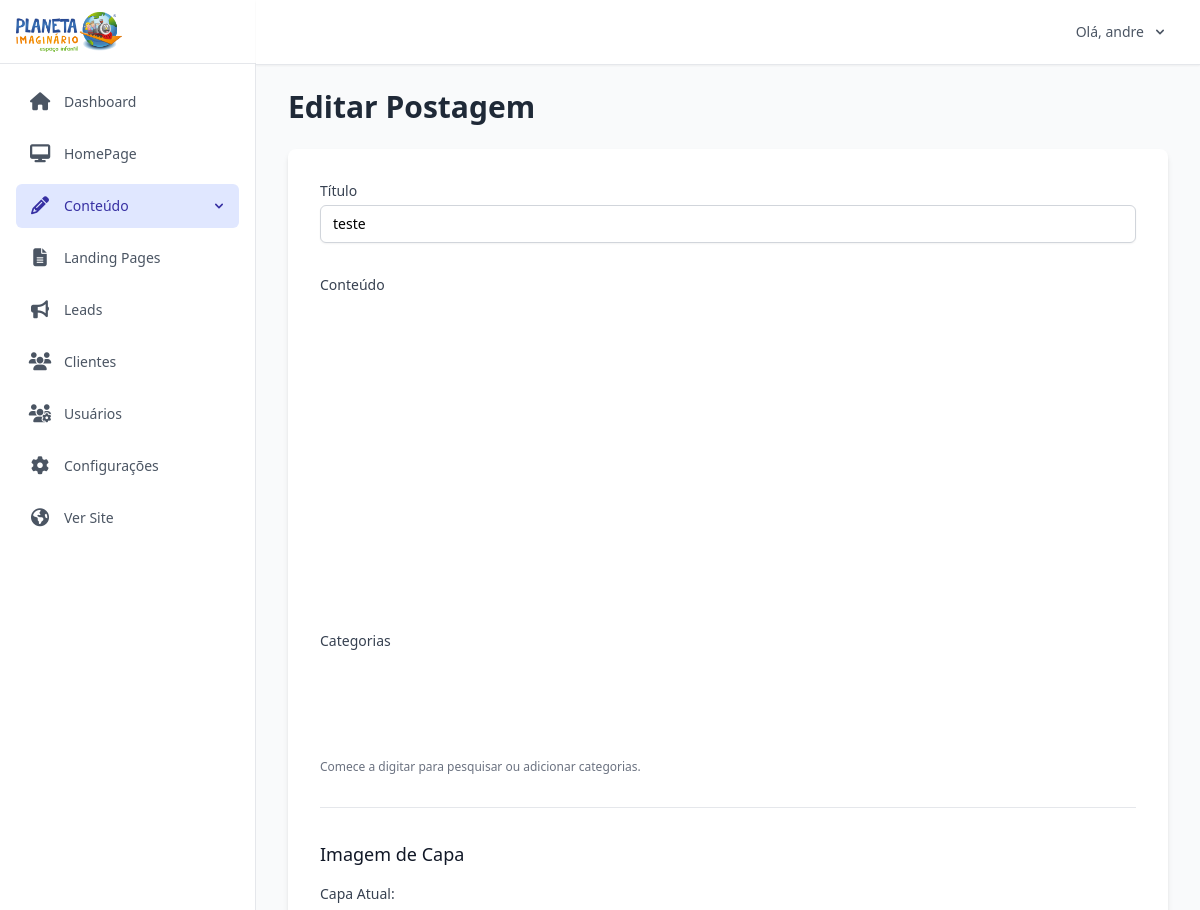
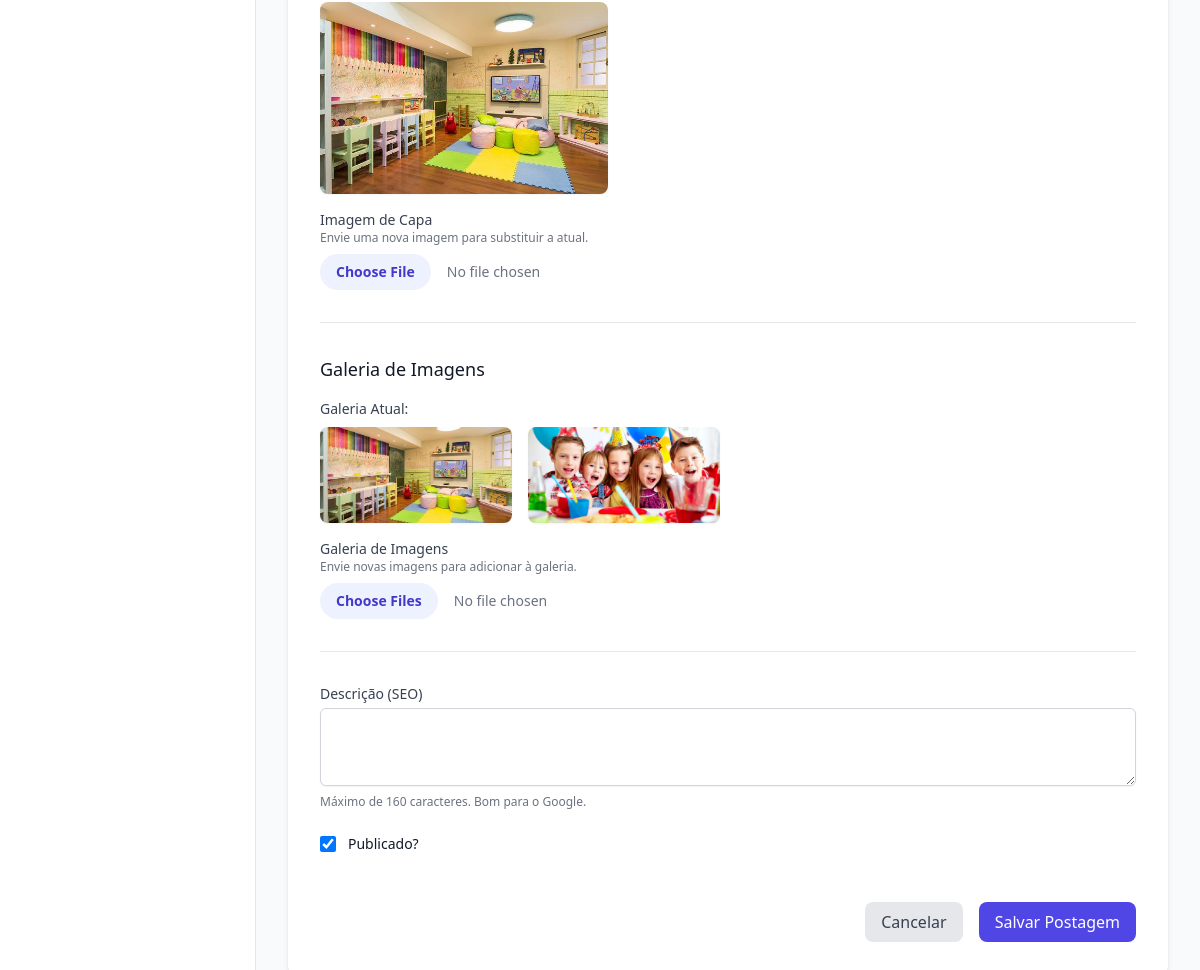
Page /dashboard/posts/edit/1 (signed in) on the committed database (2 pictures, top to bottom).
### app/models.py (models this page shows, shortened)
class User(UserMixin, db.Model):
    id = db.Column(db.Integer, primary_key=True)
    username = db.Column(db.String(64), index=True, unique=True, nullable=False)
    email = db.Column(db.String(120), index=True, unique=True, nullable=False)
    password_hash = db.Column(db.String(256))
    role = db.Column(db.String(20), nullable=False, default='colaborador')
    is_approved = db.Column(db.Boolean, nullable=False, default=False, server_default='f')
    date_of_birth = db.Column(db.Date, nullable=True)
    created_at = db.Column(db.DateTime, default=datetime.utcnow)
    updated_at = db.Column(db.DateTime, default=datetime.utcnow, onupdate=datetime.utcnow)

class Post(db.Model):
    id = db.Column(db.Integer, primary_key=True)
    title = db.Column(db.String(150), nullable=False)
    slug = db.Column(db.String(150), unique=True, nullable=False)
    content = db.Column(db.Text, nullable=False)
    cover_image = db.Column(db.String(100), nullable=True, default='default.jpg') # Armazena o nome do arquivo da imagem
    user_id = db.Column(db.Integer, db.ForeignKey('user.id'))
    author = db.relationship('User', backref='posts')
    categories = db.relationship('Category', secondary=post_categories, lazy='subquery',
        backref=db.backref('posts', lazy=True))
    gallery_images = db.relationship('Image', backref='post', lazy=True, cascade="all, delete-orphan")
    meta_description = db.Column(db.String(160))
    is_published = db.Column(db.Boolean, default=False)
    created_at = db.Column(db.DateTime, default=datetime.utcnow)
    updated_at = db.Column(db.DateTime, default=datetime.utcnow, onupdate=datetime.utcnow)

class Image(db.Model):
    id = db.Column(db.Integer, primary_key=True)
    filename = db.Column(db.String(100), nullable=False)
    caption = db.Column(db.String(200), nullable=True) # Legenda opcional
    post_id = db.Column(db.Integer, db.ForeignKey('post.id'), nullable=False)
    created_at = db.Column(db.DateTime, default=datetime.utcnow)
    updated_at = db.Column(db.DateTime, default=datetime.utcnow, onupdate=datetime.utcnow)

### app/dashboard/routes.py (the view, shortened to what this page needs)
@bp.route('/posts/edit/<int:post_id>', methods=['GET', 'POST'])
@login_required
def edit_post(post_id):
    post = Post.query.get_or_404(post_id)
    form = PostForm(obj=post)
    return render_template('dashboard/manage_post.html', form=form, title='Editar Postagem', post=post)

### app/forms.py
class PostForm(FlaskForm):
    title = StringField('Título', validators=[DataRequired(), Length(min=5, max=150)])
    content = TextAreaField('Conteúdo', validators=[DataRequired()])
    categories = QuerySelectMultipleField(
        'Categorias',
        query_factory=get_categories,
        get_label='name',
    )
    meta_description = TextAreaField('Descrição (SEO)', validators=[Length(max=160)])
    is_published = BooleanField('Publicado?')
    cover_image = FileField(
        'Imagem de Capa',
        validators=[FileAllowed(['jpg', 'jpeg', 'png', 'webp'], 'Apenas imagens são permitidas!')]
    )
    gallery_images = MultipleFileField(
        'Galeria de Imagens',
        validators=[FileAllowed(['jpg', 'jpeg', 'png', 'webp'], 'Apenas imagens são permitidas!')]
    )
    submit = SubmitField('Salvar Postagem')

### app/dashboard/routes.py (called while the page is built)
@bp.app_context_processor
def inject_global_variables():
    try:
        published_landing_pages = LandingPage.query.filter_by(is_published=True).order_by(LandingPage.title).all()
        site_settings = Settings.query.first()
        active_popup = Popup.query.filter_by(is_active=True).first()
        return dict(
            nav_landing_pages=published_landing_pages,
            site_settings=site_settings,
            active_popup=active_popup  # ✅ INJETA O POPUP
        )
    except Exception as e:
        print(f"Erro ao injetar variáveis globais: {e}")
        return dict(nav_landing_pages=[], site_settings=None, active_popup=None)

### app/forms.py (called while the page is built)
def get_categories():
    return Category.query.all()

### app/main/routes.py (called while the page is built)
@bp.app_context_processor
def inject_global_variables():
    try:
        published_landing_pages = LandingPage.query.filter_by(is_published=True).order_by(LandingPage.title).all()
        site_settings = Settings.query.first()
        return dict(
            nav_landing_pages=published_landing_pages,
            site_settings=site_settings
        )
    except Exception as e:
        print(f"Erro ao injetar variáveis globais: {e}")
        return dict(
            nav_landing_pages=[],
            site_settings=None
        )

### app/templates/dashboard/manage_post.html (shortened to what this page needs)
{% extends "dashboard/dashboard_base.html" %}
{% block dashboard_content %}
<h1 class="text-3xl font-bold text-gray-800 mb-6">{{ title }}</h1>
<div class="bg-white p-8 rounded-lg shadow-md max-w-4xl mx-auto">
    <form method="POST" action="" enctype="multipart/form-data" id="post-form">
        <div class="space-y-8">
            <div>
                {{ form.title.label(class="block text-sm font-medium text-gray-700") }}
                {{ form.title(class="mt-1 block w-full px-3 py-2 border border-gray-300 rounded-md shadow-sm focus:outline-none focus:ring-indigo-500 focus:border-indigo-500 sm:text-sm") }}
            </div>
            <div>
                {{ form.content.label(class="block text-sm font-medium text-gray-700") }}
                <div id="quill-editor" class="mt-1" style="height: 300px;"></div>
            </div>
            <div>
                {{ form.categories.label(class="block text-sm font-medium text-gray-700 mb-2") }}
                {{ form.categories(id="select-categories", multiple="multiple", class="block w-full") }}
                <p class="mt-2 text-xs text-gray-500">Comece a digitar para pesquisar ou adicionar categorias.</p>
            </div>
            <div class="space-y-8">
                <div class="border-t pt-8">
                    <h3 class="text-lg font-medium text-gray-900 mb-4">Imagem de Capa</h3>
                    {% if post and post.cover_image and post.cover_image != 'default.jpg' %}
                    <div class="mb-4">
                        <p class="block text-sm font-medium text-gray-700">Capa Atual:</p>
                        <img src="{{ url_for('static', filename='uploads/' + post.cover_image) }}" alt="Imagem de capa atual" class="mt-2 rounded-lg max-h-48 shadow-sm">
                    </div>
                    {% endif %}
                    {{ form.cover_image.label(class="block text-sm font-medium text-gray-700") }}
                    <p class="text-xs text-gray-500 mb-2">Envie uma nova imagem para substituir a atual.</p>
                    {{ form.cover_image(class="mt-1 block w-full text-sm text-gray-500 file:mr-4 file:py-2 file:px-4 file:rounded-full file:border-0 file:text-sm file:font-semibold file:bg-indigo-50 file:text-indigo-700 hover:file:bg-indigo-100") }}
                </div>
                <div class="border-t pt-8">
                    <h3 class="text-lg font-medium text-gray-900 mb-4">Galeria de Imagens</h3>
                    {% if post and post.gallery_images %}
                    <div class="mb-4">
                        <p class="block text-sm font-medium text-gray-700 mb-2">Galeria Atual:</p>
                        <div class="grid grid-cols-2 sm:grid-cols-3 md:grid-cols-4 gap-4">
                            {% for image in post.gallery_images %}
                            <div class="relative group">
                                <img src="{{ url_for('static', filename='uploads/' + image.filename) }}" alt="{{ image.caption or 'Imagem da galeria' }}" class="rounded-lg shadow-sm w-full h-24 object-cover">
                            </div>
                            {% endfor %}
                        </div>
                    </div>
                    {% endif %}
                    {{ form.gallery_images.label(class="block text-sm font-medium text-gray-700") }}
                    <p class="text-xs text-gray-500 mb-2">Envie novas imagens para adicionar à galeria.</p>
                    {{ form.gallery_images(class="mt-1 block w-full text-sm text-gray-500 file:mr-4 file:py-2 file:px-4 file:rounded-full file:border-0 file:text-sm file:font-semibold file:bg-indigo-50 file:text-indigo-700 hover:file:bg-indigo-100") }}
                </div>
            </div>
            <div class="space-y-6 border-t pt-8">
                <div>
                    {{ form.meta_description.label(class="block text-sm font-medium text-gray-700") }}
                    {{ form.meta_description(class="mt-1 block w-full px-3 py-2 border border-gray-300 rounded-md shadow-sm focus:outline-none focus:ring-indigo-500 focus:border-indigo-500 sm:text-sm", rows=3) }}
                    <p class="mt-2 text-xs text-gray-500">Máximo de 160 caracteres. Bom para o Google.</p>
                </div>
                <div class="flex items-center">
                    {{ form.is_published(class="h-4 w-4 text-indigo-600 border-gray-300 rounded focus:ring-indigo-500") }}
                    {{ form.is_published.label(class="ml-3 block text-sm text-gray-900") }}
                </div>
            </div>
            <div class="flex justify-end space-x-4 pt-4">
                <a href="{{ url_for('dashboard.index') }}" class="bg-gray-200 text-gray-700 px-4 py-2 rounded-lg hover:bg-gray-300">
                    Cancelar
                </a>
                {{ form.submit(class="bg-indigo-600 text-white px-4 py-2 rounded-lg hover:bg-indigo-700 cursor-pointer") }}
            </div>
        </div>
    </form>
</div>
{% endblock %}

### app/templates/dashboard/dashboard_base.html (shortened to what this page needs)
{% extends "base.html" %}
{% block content %}
<div x-data="{ mobileMenuOpen: false, contentMenuOpen: false, userMenuOpen: false, deleteModalOpen: false, deleteUrl: '' }" class="min-h-screen bg-gray-50 md:flex">
    <div class="hidden md:flex md:flex-shrink-0">
        <div class="flex flex-col w-64">
            <div class="flex items-center h-16 flex-shrink-0 px-4 bg-white border-b border-gray-200">
                <img class="h-10 w-auto" src="{{ url_for('static', filename='images/logo-planeta.webp') }}" alt="Logo Planeta Imaginário">
            </div>
            <div class="flex-1 flex flex-col overflow-y-auto bg-white border-r border-gray-200">
                <nav class="flex-1 px-4 py-4 space-y-2">
                    <a href="{{ url_for('dashboard.index') }}" class="{% if request.endpoint == 'dashboard.index' %}bg-indigo-100 text-indigo-800{% else %}text-gray-600 hover:bg-gray-100{% endif %} group flex items-center px-3 py-2 text-sm font-medium rounded-md">
                        <i class="fas fa-home mr-3 text-lg w-6 text-center"></i> Dashboard
                    </a>
                    <a href="{{ url_for('dashboard.edit_homepage') }}" class="{% if 'edit_homepage' in request.endpoint %}bg-indigo-100 text-indigo-800{% else %}text-gray-600 hover:bg-gray-100{% endif %} group flex items-center px-3 py-2 text-sm font-medium rounded-md">
                        <i class="fas fa-desktop mr-3 text-lg w-6 text-center"></i> HomePage
                    </a>
                    <div @click.away="contentMenuOpen = false" class="relative">
                        <button @click="contentMenuOpen = !contentMenuOpen" class="w-full text-left {% if 'post' in request.endpoint or 'category' in request.endpoint or 'popup' in request.endpoint %}bg-indigo-100 text-indigo-800{% else %}text-gray-600 hover:bg-gray-100{% endif %} group flex items-center px-3 py-2 text-sm font-medium rounded-md">
                            <i class="fas fa-pencil-alt mr-3 text-lg w-6 text-center"></i>
                            <span class="flex-1">Conteúdo</span>
                            <svg class="w-4 h-4 ml-2 transform transition-transform" :class="{'rotate-180': contentMenuOpen}" fill="currentColor" viewBox="0 0 20 20"><path fill-rule="evenodd" d="M5.293 7.293a1 1 0 011.414 0L10 10.586l3.293-3.293a1 1 0 111.414 1.414l-4 4a1 1 0 01-1.414 0l-4-4a1 1 0 010-1.414z" clip-rule="evenodd"></path></svg>
                        </button>
                    </div>
                    <a href="{{ url_for('dashboard.list_landing_pages') }}" class="{% if 'landing' in request.endpoint %}bg-indigo-100 text-indigo-800{% else %}text-gray-600 hover:bg-gray-100{% endif %} group flex items-center px-3 py-2 text-sm font-medium rounded-md">
                        <i class="fas fa-file-alt mr-3 text-lg w-6 text-center"></i> Landing Pages
                    </a>
                    <a href="{{ url_for('dashboard.leads') }}" class="{% if 'leads' in request.endpoint %}bg-indigo-100 text-indigo-800{% else %}text-gray-600 hover:bg-gray-100{% endif %} group flex items-center px-3 py-2 text-sm font-medium rounded-md">
                        <i class="fas fa-bullhorn mr-3 text-lg w-6 text-center"></i> Leads
                    </a>
                    <a href="{{ url_for('dashboard.list_clients') }}" class="{% if 'client' in request.endpoint %}bg-indigo-100 text-indigo-800{% else %}text-gray-600 hover:bg-gray-100{% endif %} group flex items-center px-3 py-2 text-sm font-medium rounded-md">
                        <i class="fas fa-users mr-3 text-lg w-6 text-center"></i> Clientes
                    </a>
                    <a href="{{ url_for('dashboard.list_users') }}" class="{% if 'user' in request.endpoint %}bg-indigo-100 text-indigo-800{% else %}text-gray-600 hover:bg-gray-100{% endif %} group flex items-center px-3 py-2 text-sm font-medium rounded-md">
                        <i class="fas fa-users-cog mr-3 text-lg w-6 text-center"></i> Usuários
                    </a>
                    <a href="{{ url_for('dashboard.settings') }}" class="{% if 'settings' in request.endpoint %}bg-indigo-100 text-indigo-800{% else %}text-gray-600 hover:bg-gray-100{% endif %} group flex items-center px-3 py-2 text-sm font-medium rounded-md">
                        <i class="fas fa-cog mr-3 text-lg w-6 text-center"></i> Configurações
                    </a>
                    <a href="{{ url_for('main.index') }}" target="_blank" class="text-gray-600 hover:bg-gray-100 group flex items-center px-3 py-2 text-sm font-medium rounded-md">
                        <i class="fas fa-globe-americas mr-3 text-lg w-6 text-center"></i> Ver Site
                    </a>
                </nav>
            </div>
        </div>
    </div>
    <div class="flex flex-col flex-1">
        <header class="sticky top-0 z-10 bg-white shadow-sm border-b border-gray-200">
            <div class="container mx-auto px-4 sm:px-6 lg:px-8">
                <div class="flex justify-between items-center h-16">
                    <div @click.away="userMenuOpen = false" class="relative">
                        <button @click="userMenuOpen = !userMenuOpen" class="flex items-center space-x-2 text-gray-600 text-sm hover:text-indigo-600">
                            <span>Olá, {{ current_user.username }}</span>
                            <svg class="w-4 h-4" fill="currentColor" viewBox="0 0 20 20"><path fill-rule="evenodd" d="M5.293 7.293a1 1 0 011.414 0L10 10.586l3.293-3.293a1 1 0 111.414 1.414l-4 4a1 1 0 01-1.414 0l-4-4a1 1 0 010-1.414z" clip-rule="evenodd"></path></svg>
                        </button>
                    </div>
                </div>
            </div>
        </header>
        <main class="flex-1">
            <div class="container mx-auto px-4 sm:px-6 lg:px-8 py-6">
                {% block dashboard_content %}{% endblock %}
            </div>
        </main>
    </div>
</div>
{% endblock %}

### rows in the picture
User: username "andre"
Post: title "teste", cover_image (picture), is_published "☑"
Image: filename (picture)
Image: filename (picture)

### other values in the picture
{{ title }} "Editar Postagem"
